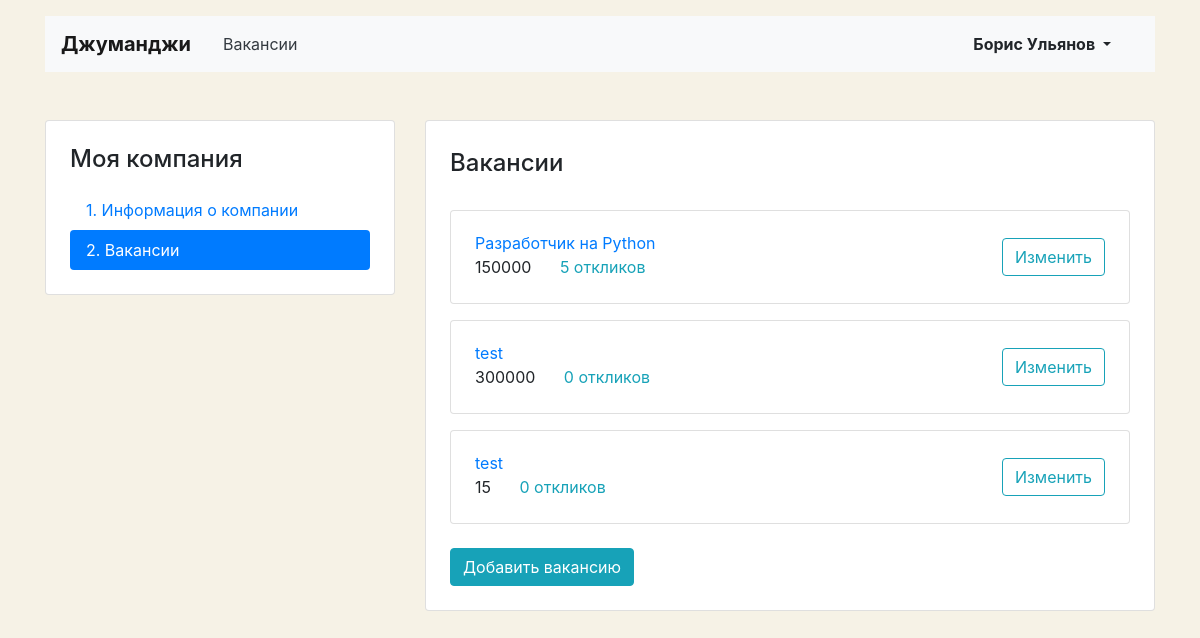
The app's page /mycompany/vacancies/ (signed in) with its own data.
### vacancies/models.py (models this page shows, shortened)
class Vacancy(models.Model):
    title = models.CharField(max_length=50, verbose_name='Название вакансии')
    specialty = models.ForeignKey('Specialty', related_name="vacancies", on_delete=models.CASCADE,
                                  verbose_name='Специализация')
    company = models.ForeignKey('Company', related_name="vacancies", on_delete=models.CASCADE)
    skills = models.CharField(max_length=200, verbose_name='Требуемые навыки')
    description = models.TextField(verbose_name='Описание вакансии')
    salary_min = models.IntegerField(verbose_name='Зарплата от')
    salary_max = models.IntegerField(verbose_name='Зарплата до')
    published_at = models.DateField(default=timezone.now)

### vacancies/views.py (the view)
# urls.py: path('mycompany/vacancies/', views.ListVacanciesCompanyView.as_view(), name='list_vacancies_company'),
class ListVacanciesCompanyView(LoginRequiredMixin, View):
    login_url = 'login_user'
    def get(self, request):
        vacancies_by_company = Vacancy.objects.filter(company__owner_id=self.request.user)
        return render(request, 'vacancies/vacancy-list.html', {'vacancies_by_company': vacancies_by_company})

### vacancies/templatetags/ru_pluralize.py (called while the page is built)
@register.filter()
def ru_pluralize(number: Union[int, str], arg: str = 'дурак,дурака,дураков'):
    nominative_singular, genitive_singular, genitive_plural = arg.split(',')
    number = abs(int(number))
    if 10 <= number % 100 <= 20:
        return f'{number} {genitive_plural}'
    if number % 10 == 1:
        return f'{number} {nominative_singular}'
    if 2 <= number % 10 <= 4:
        return f'{number} {genitive_singular}'
    return f'{number} {genitive_plural}'

### vacancies/templates/vacancies/vacancy-list.html (shortened to what this page needs)
{% extends 'vacancies/base_my_company.html' %}
{% load ru_pluralize %}
{% block content %}
  <main class="container mt-3 pb-5">
    <div class="row mt-5">
      <div class="col-12 col-lg-4">
        <aside class="pt-3 pb-4 px-4 mb-5 card">
          <h1 class="h4 pt-2 pb-2">Моя компания</h1>
          <div class="nav flex-column nav-pills" id="v-pills-tab" role="tablist" aria-orientation="vertical">
            <a class="nav-link" href="{% url 'edit_company' %}">1. Информация о&nbsp;компании</a>
            <a class="nav-link active" href="{% url 'list_vacancies_company' %}">2. Вакансии</a>
          </div>
        </aside>
      </div>
      <div class="col-12 col-lg-8">
        <div class="card">
          <div class="card-body px-4 pb-4">
            <section class="tab-pane fade show active">
              <h2 class="h4 pt-2 pb-3">Вакансии</h2>
            {% for vacancy in vacancies_by_company %}
              <div class="card mt-3">
                <div class="card-body px-4">
                  <div class="row align-items-center">
                    <div class="col-6 col-lg-8">
                      <a href="{% url 'vacancy' vacancy.id %}" class="mb-1">{{ vacancy.title }}</a>
                      <p class="mb-1">
                        <span class="mr-4">{{ vacancy.salary_max }}
                        </span><a href="{% url 'edit_vacancy_company' vacancy.pk %}" class="text-info">
                          {{ vacancy.applications.count|ru_pluralize:'отклик,отклика,откликов' }}</a>
                      </p>
                    </div>
                    <div class="col-6 col-lg-4 text-right">
                      <a href="{% url 'edit_vacancy_company' vacancy.pk %}" class="btn btn-outline-info">Изменить</a>
                    </div>
                  </div>
                </div>
              </div>
            {% endfor %}
            </section>
            <div class="mt-4 text-left">
                <a href="{% url 'create_vacancy_company' %}" class="btn btn-info">Добавить вакансию</a>
            </div>
          </div>
        </div>
      </div>
    </div>
  </main>
{% endblock %}

### vacancies/templates/vacancies/base_my_company.html (shortened to what this page needs)
<!DOCTYPE html>
<html lang="ru">
<head>
  <link rel="stylesheet" href="https://stackpath.bootstrapcdn.com/bootstrap/4.3.1/css/bootstrap.min.css">
</head>
<body>
  <header class="container mt-3">
    <nav class="navbar navbar-expand-lg navbar-light bg-light">
      <a class="navbar-brand mr-4 font-weight-bold" href="{% url 'home' %}">Джуманджи</a>
      <div class="collapse navbar-collapse justify-content-between" id="navbarNav">
        <ul class="navbar-nav col-10">
          <li class="nav-item">
            <a class="nav-link text-dark" href="{% url 'list_all_vacancies' %}">Вакансии</a>
          </li>
        </ul>
        <ul class="navbar-nav col-2 justify-content-end">
          <li class="nav-item active">
            <div class="btn-group">
              <button type="button" class="btn dropdown-toggle font-weight-bold" data-toggle="dropdown" aria-haspopup="true" aria-expanded="false">
                {{ request.user.get_full_name }}
              </button>
            </div>
          </li>
        </ul>
      </div>
    </nav>
  </header>
{% block content %}
{% endblock %}
</body>
</html>

### vacancies/templates/vacancies/base_my_company.html (style rules this page uses)
body { background-color: #F6F2E6; }

### records on screen
Vacancy: title "Разработчик на Python", salary_max "150000", applications.count|ru_pluralize "5 откликов"
Vacancy: title "test", salary_max "300000", applications.count|ru_pluralize "0 откликов"
Vacancy: title "test", salary_max "15", applications.count|ru_pluralize "0 откликов"

### other values on screen
{{ request.user.get_full_name }} "Борис Ульянов"
